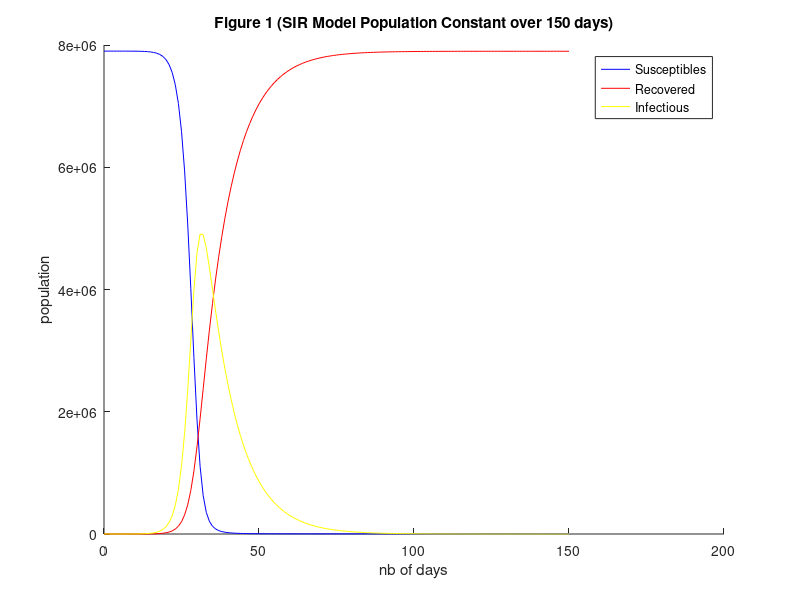
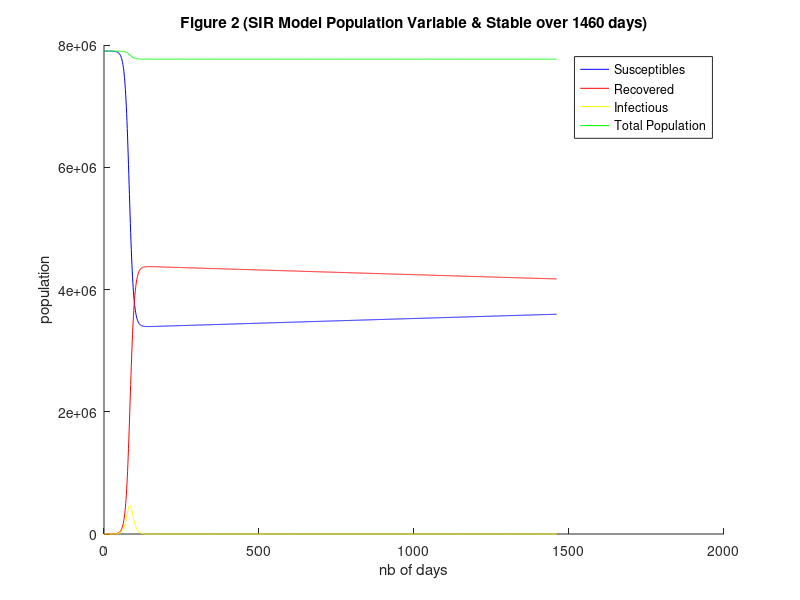
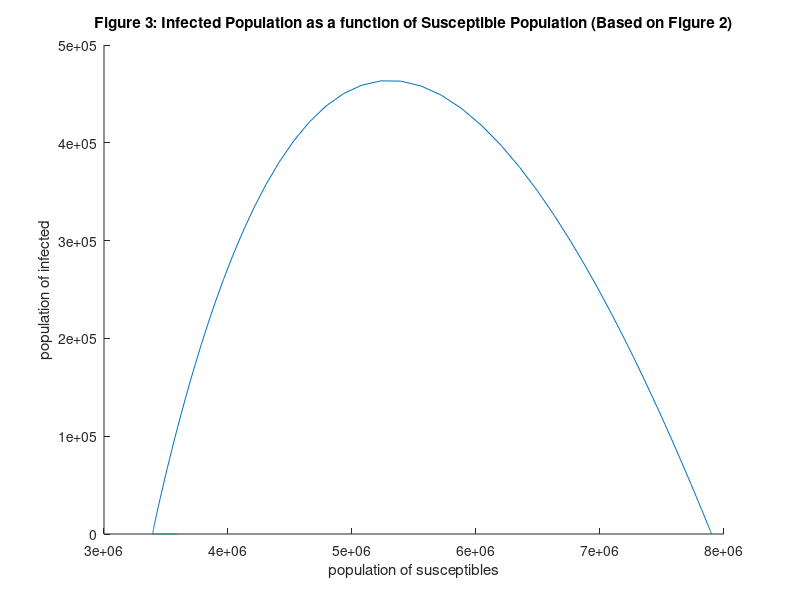
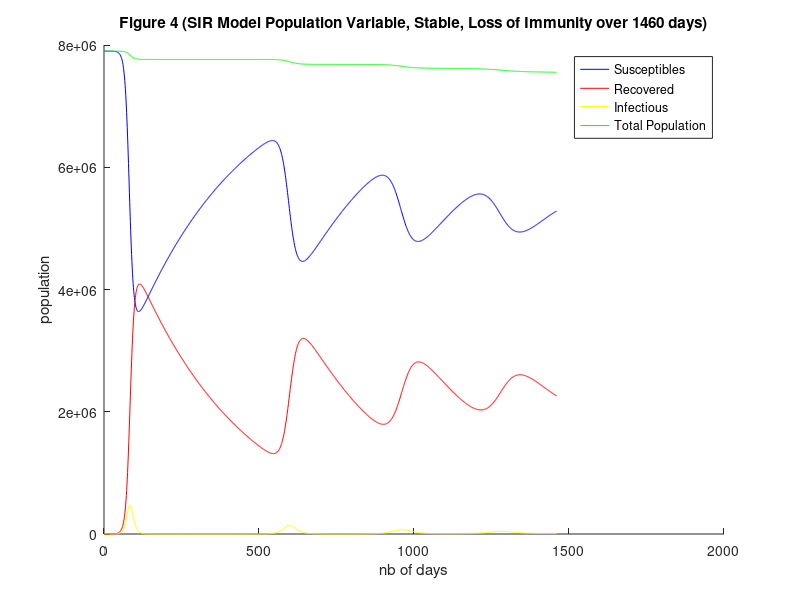

Recreate these plots in MATLAB, in order.
% Jonathan Plavnik, CMOR220, Fall 2025, Project 4
% project4_modeling_diseases.m
% This project models the SIR model given 3 different set of assumptions.
% Initially part 1 considers the simpleSIR model where total population
% remains constant, part 2 considers the variableSIR model where total
% population varies while deaths not from infection and balanced by births
% and part 3 considers the the model from part 2 but there is a loss of
% immunity meaning that recovered have a fixed percent chance of getting
% sick again. In each of the parts the population of each of these groups
% is tracked day by day and plotted over time and in parts 2 and 3, the
% infected population is modeled as a function of the susceptible function.
% Last modified: October 9, 2025 (Extension)


disp("Project 4: Modeling Infectious Diseases");


% Part 1: SIR with constant total population

% S_n is the number of susceptible individuals at day n, (healthy)
% I_n is the number of infected individuals at day n, (have virus, infect others) 
% R_n is the number of recovered individuals at day n, (had virus, cannot get it, cannot infect)

% Part 1 assumption: S_n + I_n + R_n = M for all n >= 0

% assume that each infected individual has a fixed number α of contacts per day that are sufficient to spread the disease
% assume that a fixed fraction β of the infected group will recover during any given day


% this function will return vectors containing S_n, I_n, R_n for the simple
% SIR model.
function [Sval, Ival, Rval] = simpleSIR(M, alpha, beta, initialval, Tfinal)
% list of inputs: total population M, each infected individual has a fixed
% number α of contacts per day that are sufficient to spread the disease, a
% fixed fraction β of the infected group will recover during any given day,
% the initial values for Sval, Rval, and the number of days the model will
% run for.
% list of outputs: The number of susceptbile, infected, and recovered
% individuals at days 1 through n.



% create empty vectors that will serve as output vectors
Sval = zeros(1, Tfinal + 1);
Ival = Sval;
Rval = Sval;
t = 0:Tfinal;
% initialization of the variables
Sval(1) = initialval(1);
Rval(1) = initialval(2);
Ival(1) = M-Sval(1)-Rval(1);
% loop over the time steps
for i=1:Tfinal
    Sval(i+1)=Sval(i)-((alpha/M)*Sval(i)*Ival(i));
    Rval(i+1)=Rval(i)+(beta*Ival(i));
    Ival(i+1) = M-Sval(i+1)-Rval(i+1);
end

% plot the evolution of the three population groups over 150 days
figure(1);
hold on;
plot(t, Sval, 'b');
plot(t, Rval, 'r');
plot(t, Ival, 'y');
xlabel('nb of days'); 
ylabel('population');
title('Figure 1 (SIR Model Population Constant over 150 days)');
legend('Susceptibles','Recovered','Infectious');
hold off;

end

% calling the function
S_0 = 7.9e6 - 10;
R_0 = 0;
[S, I, R] = simpleSIR(7.9e6, .7, .1, [S_0, R_0], 150);

% Answer the question
% The reason why Sn, In, and Rn changed so significantly with these inputs
% is because alpha, the rate of infection, is high at 0.7 while beta, the rate of
% recovery, is low at 0.1. This mean that In increases sharply at the
% beginning while Sn crashes. Then the high number of In means that despite
% a lower beta, the number of recovered Rn continues to grow until the
% entire population has gotten sick then recovered.




% Part 2: SIR with variable total stable population


% this function will return vectors containing S_n, I_n, R_n for the
% variable SIR model, meaning total population is not fixed and the number
% of deaths not infection is equal to number of births
function [Sval, Ival, Rval] = variableSIR(alpha, beta, gamma, mu, initialval, Tfinal)
% list of inputs: total population M, each infected individual has a fixed
% number α of contacts per day that are sufficient to spread the disease, a
% fixed fraction β of the infected group will recover during any given day,
% Death due to infection will cause a loss of individuals from the infected
% group at a rate gamma, deaths from all over causes at a rate mu, the 
% initial values for Sval, Rval, and the number of days the model will
% run for.
% list of outputs: The number of susceptbile, infected, and recovered
% individuals at days 1 through n.

% create empty vectors that will serve as output vectors
Sval = zeros(1, Tfinal + 1);
Ival = Sval;
Rval = Sval;
M = Sval;
t = 0:Tfinal;

% initialization of the variables
Sval(1) = initialval(1);
Rval(1) = initialval(2);
Ival(1) = initialval(3);
M(1) = Sval(1) + Ival(1) + Rval(1);

% loop over the time steps

for i=1:Tfinal
    Sval(i+1)=Sval(i)-((alpha/M(i))*Sval(i)*Ival(i)) + mu * M(i) - mu * Sval(i);
    Rval(i+1)=Rval(i)+(beta*Ival(i)) - mu * Rval(i);
    Ival(i+1)=Ival(i)+((alpha/M(i))*Sval(i)*Ival(i))- (beta*Ival(i)) - (mu + gamma) * Ival(i);
    M(i+1) = Sval(i+1) + Ival(i+1) + Rval(i+1);
end

% Plot the figure to answer 2.1 (the evolution of each group and the total
% population over time)
figure(2);
hold on;
plot(t, Sval, 'b');
plot(t, Rval, 'r');
plot(t, Ival, 'y');
plot(t, M, 'g');
xlabel('nb of days'); 
ylabel('population');
title('Figure 2 (SIR Model Population Variable & Stable over 1460 days)');
legend('Susceptibles','Recovered','Infectious', 'Total Population');
hold off;

% Plot the figure to answer 2.2 (the plot of infected as a function of susceptibles)
figure(3);
hold on;
plot(Sval, Ival)
xlabel('population of susceptibles'); 
ylabel('population of infected');
title('Figure 3: Infected Population as a function of Susceptible Population (Based on Figure 2)');
hold off;

end


% call the function
[Sn, In, Rn] = variableSIR(.5, 1/3, .01, 1/(76*365), [7.9e6 - 10, 0, 10], 4*365);



% Part 3: SIR with variable total population and loss of immunity


% new assumption: fraction omega of Rn moves to Sn+1



% this function will return vectors containing S_n, I_n, R_n for the variable and loss of immunity SIR model, meaning total population is not fixed and the number
% of deaths not infection is equal to number of births and people who have
% recovered can get sick again
function [Sval, Ival, Rval] = variableimmSIR(alpha, beta, gamma, mu, omega, initialval, Tfinal)
% list of inputs: total population M, each infected individual has a fixed
% number α of contacts per day that are sufficient to spread the disease, a
% fixed fraction β of the infected group will recover during any given day,
% Death due to infection will cause a loss of individuals from the infected
% group at a rate gamma, deaths from all over causes at a rate mu, A fraction ω of
% the recovered population moves to the group of susceptibles, the 
% initial values for Sval, Rval, and the number of days the model will
% run for.
% list of outputs: The number of susceptbile, infected, and recovered
% individuals at days 1 through n.


% create empty vectors that will serve as output vectors
Sval = zeros(1, Tfinal + 1);
Ival = Sval;
Rval = Sval;
M = Sval;
t = 0:Tfinal;

% initialization of the variables
Sval(1) = initialval(1);
Rval(1) = initialval(2);
Ival(1) = initialval(3);
M(1) = Sval(1) + Ival(1) + Rval(1);

% loop over the time steps

for i=1:Tfinal
    Sval(i+1)=Sval(i)-((alpha/M(i))*Sval(i)*Ival(i)) + mu * M(i) - mu * Sval(i) + omega * Rval(i);
    Rval(i+1)=Rval(i)+(beta*Ival(i)) - mu * Rval(i) - omega * Rval(i);
    Ival(i+1)=Ival(i)+((alpha/M(i))*Sval(i)*Ival(i))- (beta*Ival(i)) - (mu + gamma) * Ival(i);
    M(i+1) = Sval(i+1) + Ival(i+1) + Rval(i+1);
end


% plot to question 3.1 (the evolution of each group and the total
% population over time)
figure(4);
hold on;
plot(t, Sval, 'b');
plot(t, Rval, 'r');
plot(t, Ival, 'y');
plot(t, M, 'g');
xlabel('nb of days'); 
ylabel('population');
title('Figure 4 (SIR Model Population Variable, Stable, Loss of Immunity over 1460 days)');
legend('Susceptibles','Recovered','Infectious', 'Total Population');
hold off;


% Plot the figure to answer 3.2 (the plot of infected as a function of susceptibles)

figure(5);
hold on;
plot(Sval, Ival)
xlabel('population of susceptibles'); 
ylabel('population of infected');
title('Figure 5: Infected Population as a function of Susceptible Population (Based on Figure 4)');
hold off;

end


% call the function with given inputs
[Sn, In, Rn] = variableimmSIR(.5, 1/3, .01, 1/(76*365), 1/365, [7.9e6 - 10, 0, 10], 4*365);

